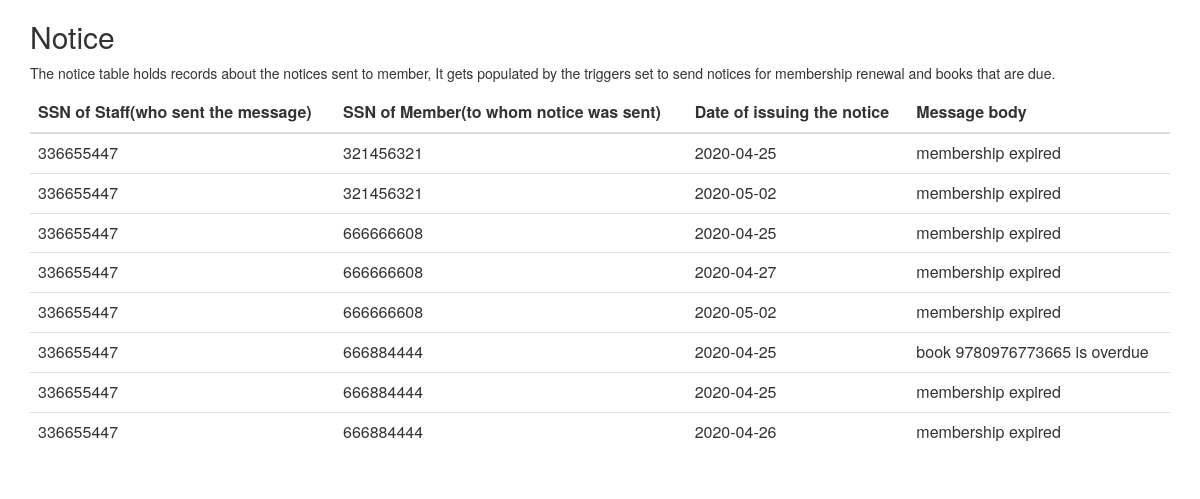
Page /db/notice.php on the committed database.
### tables this page shows
CREATE TABLE `notice` (
  `Staff_SSN` int(11) NOT NULL,
  `Member_SSN` int(11) NOT NULL,
  `Date_Of_Issue` date NOT NULL,
  `Issue_Msg` varchar(250) NOT NULL
);

### db/notice.php (the view, shortened to what this page needs)
<?php
require("./database.php");
?>
<html lang="en">
<head>
  <link rel="stylesheet" href="https://maxcdn.bootstrapcdn.com/bootstrap/3.4.1/css/bootstrap.min.css">
</head>
<body>
<div class="container">
  <h2>Notice</h2>
  <p>The notice table holds records about the notices sent to member, It gets populated by the triggers set to send notices for membership renewal and books that are due.</p>
  <div class="table-responsive">
  <table class="table table-hover">
    <thead>
      <tr>
        <th>SSN of Staff(who sent the message)</th>
        <th>SSN of Member(to whom notice was sent)</th>
        <th>Date of issuing the notice</th>
        <th>Message body</th>
      </tr>
    </thead>
    <tbody>
        <?php
        $sql = "SELECT * FROM notice";
        $result = $conn->query($sql);
        if ($result->num_rows > 0) {
            while($row = $result->fetch_assoc()) {
                echo'<tr>
                        <td>'.$row['Staff_SSN'].'</td>
                        <td>'.$row['Member_SSN'].'</td>
                        <td>'.$row['Date_Of_Issue'].'</td>
                        <td>'.$row['Issue_Msg'].'</td>
                    </tr>';
                    }
        }
        else {
            echo "<tr colspan = '4'><td>No Notices To Display</td><tr>";
        }
        ?>
    </tbody>
  </table>
</div>
</div>
</body>
</html>

### rows in the picture
notice: Staff_SSN "336655447", Member_SSN "321456321", Date_Of_Issue "2020-04-25", Issue_Msg "membership expired"
notice: Staff_SSN "336655447", Member_SSN "321456321", Date_Of_Issue "2020-05-02", Issue_Msg "membership expired"
notice: Staff_SSN "336655447", Member_SSN "666666608", Date_Of_Issue "2020-04-25", Issue_Msg "membership expired"
notice: Staff_SSN "336655447", Member_SSN "666666608", Date_Of_Issue "2020-04-27", Issue_Msg "membership expired"
notice: Staff_SSN "336655447", Member_SSN "666666608", Date_Of_Issue "2020-05-02", Issue_Msg "membership expired"
notice: Staff_SSN "336655447", Member_SSN "666884444", Date_Of_Issue "2020-04-25", Issue_Msg "book 9780976773665 is overdue"
notice: Staff_SSN "336655447", Member_SSN "666884444", Date_Of_Issue "2020-04-25", Issue_Msg "membership expired"
notice: Staff_SSN "336655447", Member_SSN "666884444", Date_Of_Issue "2020-04-26", Issue_Msg "membership expired"
